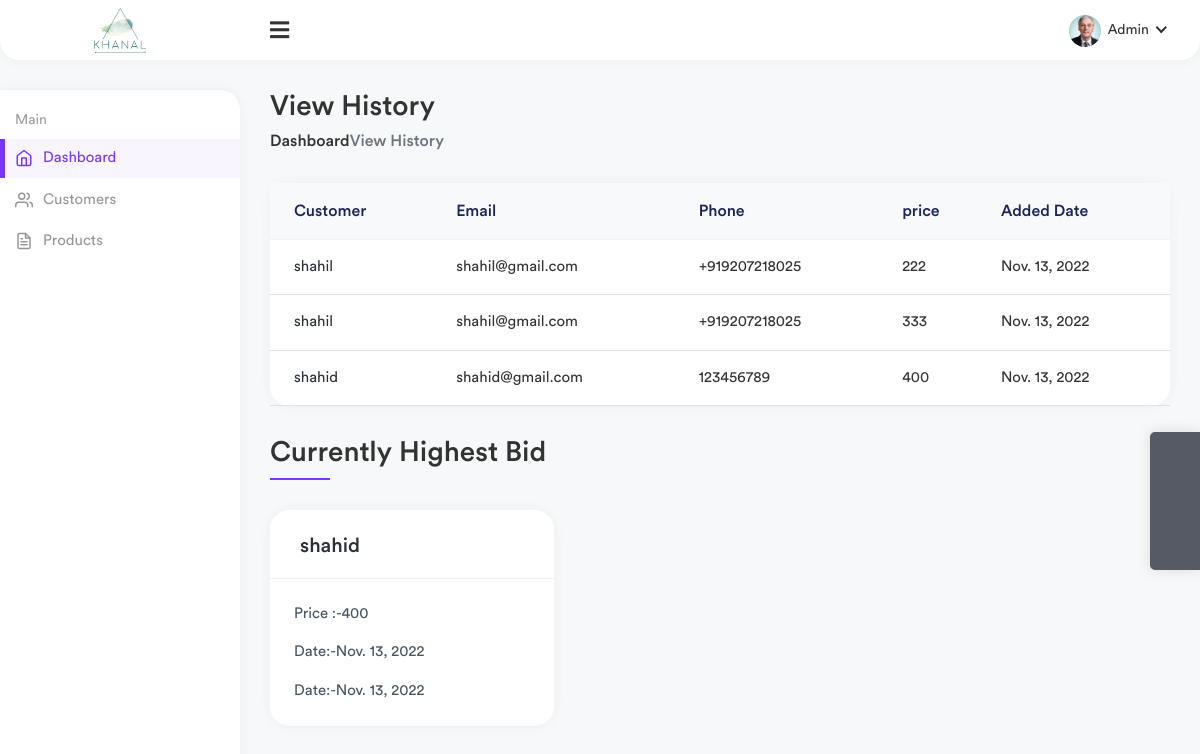
Screenshot of /viewhistory/2 with the database file from the repository.
### web/models.py (models this page shows)
class BidProduct(models.Model):
    customer=models.ForeignKey(Customer,on_delete=models.CASCADE,null=True)
    product=models.ForeignKey(Product,on_delete=models.CASCADE,null=True)
    price = models.IntegerField()
    addeddate= models.DateField(auto_now_add=True)

class Customer(models.Model):
    name = models.CharField(max_length=30)
    email = models.EmailField()
    phone =models.CharField(max_length=50)
    password=  models.CharField(max_length=50)

### web/views.py (the view)
# urls.py: path('viewhistory/<int:id>',views.viewhistory,name='viewhistory'),
def viewhistory(request,id):
    productid=Product.objects.get(id=id)
    viewhistory=BidProduct.objects.filter(product=productid)
    finalresult=BidProduct.objects.filter(product=productid).last()
    print(finalresult,'%'*10)
    context={
    "viewhistory":viewhistory,
    "finalresult":finalresult
    }
    return render(request,'web/viewhistory.html',context)

### template/web/viewhistory.html
{% extends 'web/partials/base.html' %}
{% block content %}
{% load static %}
   <div class="content container-fluid">
    <div class="page-header">
        <div class="row align-items-center">
            <div class="col">
                <h3 class="page-title">View History</h3>
                <ul class="breadcrumb">
                    <li class=""><a href="index-2.html">Dashboard</a>
                    </li>
                    <li class=" active">View History</li>
                </ul>
            </div>
        </div>
    </div>
    <div class="row">
        <div class="col-sm-12">
            <div class="card card-table">
                <div class="card-body">
                    <div class="table-responsive">
                        <table class="table table-center table-hover datatable">
                            <thead class="thead-light">
                                <tr>
                                    <th>Customer</th>
                                    <th>Email</th>
                                    <th>Phone</th>
                                    <th>price</th>
                                    <th>Added Date</th>
                                </tr>
                            </thead>
                            <tbody>
                                {% for i in viewhistory %}
                                <tr>
                                    <td>
                                        <h2 class="table-avatar">
                                            {{i.customer.name}}
                                        </h2>
                                    </td>
                                    <td>{{i.customer.email}}</td>
                                    <td>{{i.customer.phone}}</td>
                                    <td>{{i.price}}</td>
                                    <td>{{i.addeddate}}</td>
                                </tr>
                               {% endfor %}
                            </tbody>
                        </table>
                    </div>
                </div>
            </div>
        </div>
    </div>
    <section class="comp-section comp-cards">
        <div class="section-header">
            <h3 class="section-title">Currently Highest Bid</h3>
            <div class="line"></div>
        </div>
        <div class="row">
            <div class="col-12 col-md-6 col-lg-4 d-flex">
                <div class="card flex-fill bg-white">
                    <div class="card-header">
                        <h5 class="card-title mb-0">{{finalresult.customer.name}}</h5>
                    </div>
                    <div class="card-body">
                        <p class="card-text">Price :-{{finalresult.price}}</p>
                        <p class="card-text">Date:-{{finalresult.addeddate}}</p>
                        <p class="card-text">Date:-{{finalresult.addeddate}}</p>
                    </div>
                </div>
            </div>
        </div>
    </section>
</div>
{% endblock %}

### rows the page displays
BidProduct: customer.name "shahil", customer.email "shahil@gmail.com", customer.phone "+919207218025", price "222", addeddate "Nov. 13, 2022"
BidProduct: customer.name "shahil", customer.email "shahil@gmail.com", customer.phone "+919207218025", price "333", addeddate "Nov. 13, 2022"
BidProduct: customer.name "shahid", customer.email "shahid@gmail.com", customer.phone "123456789", price "400", addeddate "Nov. 13, 2022"
